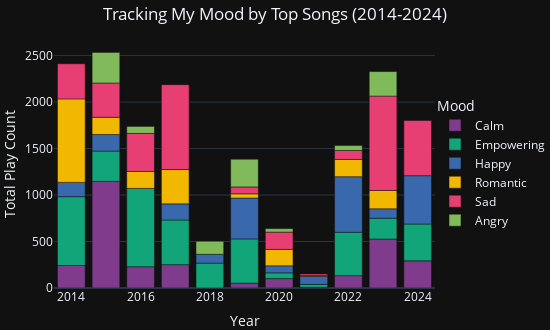

Source (notebook cell):
### Code cell
# Group by year and mood, summing up play counts
mood_yearly = genre_mood.groupby(['year', 'Mood'])['play_count'].sum().reset_index()

# Create a stacked bar chart
fig = px.bar(
    mood_yearly, 
    x='year', 
    y='play_count', 
    color='Mood', 
    title='Tracking My Mood by Top Songs (2014-2024)',
    labels={'play_count': 'Total Play Count', 'year': 'Year'},
    color_discrete_sequence=px.colors.qualitative.Bold,
    template='plotly_dark',  # Apply dark mode
    width=550,
    height=330,
)

# Center the title
fig.update_layout(
    title={'x': 0.5},
    margin=dict(t=40, b=0, l=0, r=0),
    legend=dict(
        x=1,            # Position to the right of the plot
        xanchor='left', # Anchor legend's left side to x=1
        y=0.5,          # Vertically center the legend
        yanchor='middle', # Anchor legend's middle to y=0.5
        traceorder='normal',  # Preserve legend item order
    )
)  

fig.write_html("./static/charts/mood_year.html")

# Show the plot
fig.show()

### Figure 1 — Plotly figure (JSON) as saved in the notebook; plotly's stock layout.template omitted (floating-point values rounded to 4 significant figures)
{"data": [{"alignmentgroup": "True", "hovertemplate": "Mood=Calm<br>Year=%{x}<br>Total Play Count=%{y}<extra></extra>", "legendgroup": "Calm", "marker": {"color": "rgb(127, 60, 141)", "pattern": {"shape": ""}}, "name": "Calm", "offsetgroup": "Calm", "orientation": "v", "showlegend": true, "textposition": "auto", "type": "bar", "x": [2014, 2015, 2016, 2017, 2019, 2020, 2021, 2022, 2023, 2024], "xaxis": "x", "y": [242, 1147, 229, 251, 52, 101, 7, 133, 527, 292], "yaxis": "y"}, {"alignmentgroup": "True", "hovertemplate": "Mood=Empowering<br>Year=%{x}<br>Total Play Count=%{y}<extra></extra>", "legendgroup": "Empowering", "marker": {"color": "rgb(17, 165, 121)", "pattern": {"shape": ""}}, "name": "Empowering", "offsetgroup": "Empowering", "orientation": "v", "showlegend": true, "textposition": "auto", "type": "bar", "x": [2014, 2015, 2016, 2017, 2018, 2019, 2020, 2021, 2022, 2023, 2024], "xaxis": "x", "y": [740, 326, 842, 480, 268, 476, 62, 32, 467, 224, 396], "yaxis": "y"}, {"alignmentgroup": "True", "hovertemplate": "Mood=Happy<br>Year=%{x}<br>Total Play Count=%{y}<extra></extra>", "legendgroup": "Happy", "marker": {"color": "rgb(57, 105, 172)", "pattern": {"shape": ""}}, "name": "Happy", "offsetgroup": "Happy", "orientation": "v", "showlegend": true, "textposition": "auto", "type": "bar", "x": [2014, 2015, 2017, 2018, 2019, 2020, 2021, 2022, 2023, 2024], "xaxis": "x", "y": [154, 178, 174, 94, 440, 76, 87, 597, 101, 520], "yaxis": "y"}, {"alignmentgroup": "True", "hovertemplate": "Mood=Romantic<br>Year=%{x}<br>Total Play Count=%{y}<extra></extra>", "legendgroup": "Romantic", "marker": {"color": "rgb(242, 183, 1)", "pattern": {"shape": ""}}, "name": "Romantic", "offsetgroup": "Romantic", "orientation": "v", "showlegend": true, "textposition": "auto", "type": "bar", "x": [2014, 2015, 2016, 2017, 2019, 2020, 2021, 2022, 2023], "xaxis": "x", "y": [898, 185, 183, 369, 45, 176, 7, 186, 197], "yaxis": "y"}, {"alignmentgroup": "True", "hovertemplate": "Mood=Sad<br>Year=%{x}<br>Total Play Count=%{y}<extra></extra>", "legendgroup": "Sad", "marker": {"color": "rgb(231, 63, 116)", "pattern": {"shape": ""}}, "name": "Sad", "offsetgroup": "Sad", "orientation": "v", "showlegend": true, "textposition": "auto", "type": "bar", "x": [2014, 2015, 2016, 2017, 2019, 2020, 2021, 2022, 2023, 2024], "xaxis": "x", "y": [378, 369, 409, 913, 74, 186, 18, 96, 1015, 594], "yaxis": "y"}, {"alignmentgroup": "True", "hovertemplate": "Mood=Angry<br>Year=%{x}<br>Total Play Count=%{y}<extra></extra>", "legendgroup": "Angry", "marker": {"color": "rgb(128, 186, 90)", "pattern": {"shape": ""}}, "name": "Angry", "offsetgroup": "Angry", "orientation": "v", "showlegend": true, "textposition": "auto", "type": "bar", "x": [2015, 2016, 2018, 2019, 2020, 2022, 2023], "xaxis": "x", "y": [329, 75, 141, 298, 38, 54, 264], "yaxis": "y"}], "layout": {"barmode": "relative", "height": 330, "legend": {"title": {"text": "Mood"}, "tracegroupgap": 0, "traceorder": "normal", "x": 1, "xanchor": "left", "y": 0.5, "yanchor": "middle"}, "margin": {"b": 0, "l": 0, "r": 0, "t": 40}, "title": {"text": "Tracking My Mood by Top Songs (2014-2024)", "x": 0.5}, "width": 550, "xaxis": {"anchor": "y", "domain": [0, 1], "title": {"text": "Year"}}, "yaxis": {"anchor": "x", "domain": [0, 1], "title": {"text": "Total Play Count"}}}}
